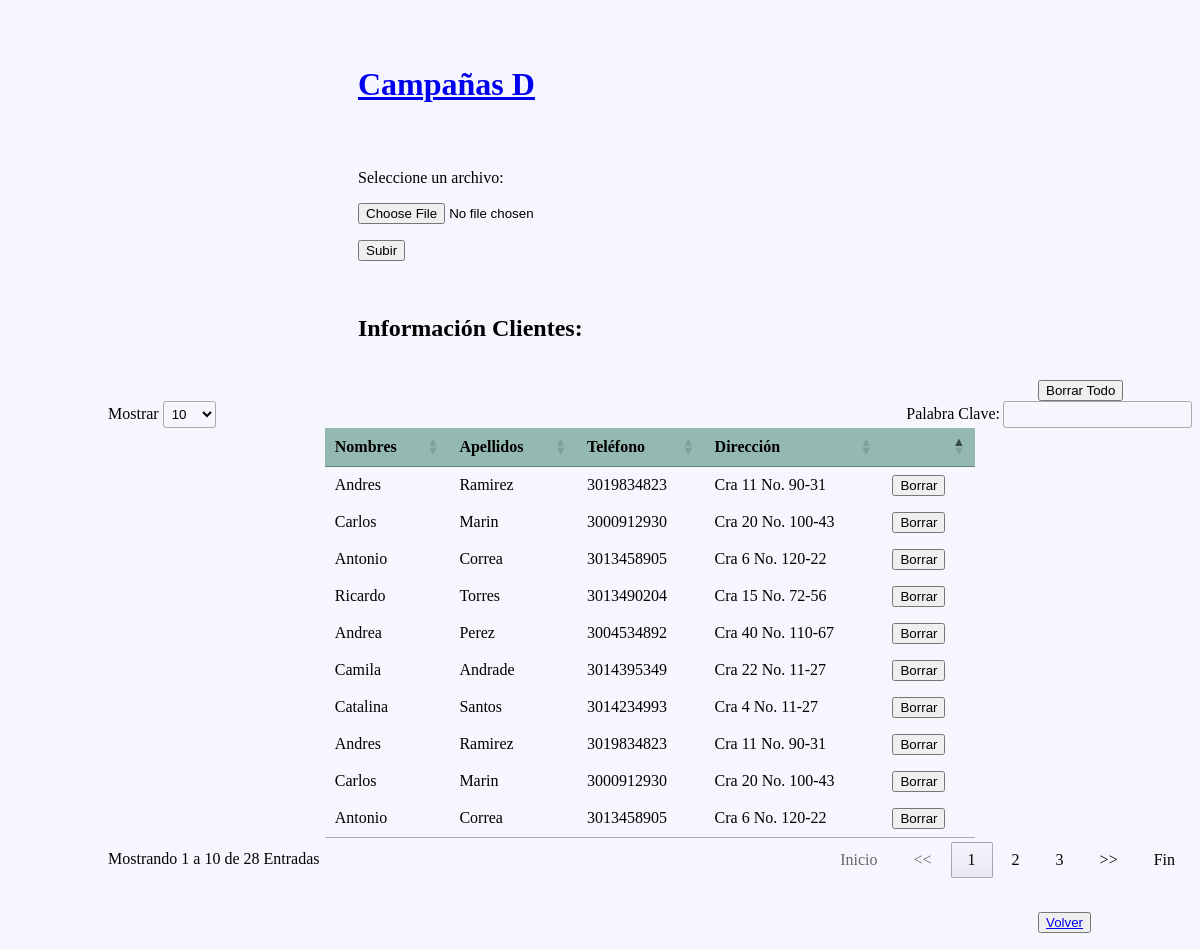
The app's page /inicio/campaña/71 with its own data.
### main/models.py (models this page shows)
class Campaign(models.Model):
	name = models.CharField(max_length=255, blank=True)

class ClientsInfo(models.Model):
    name = models.CharField(max_length=255, blank=True)
    lastName = models.CharField(max_length=255, blank=True)
    phoneNumber = models.CharField(max_length=255, blank=True)
    address = models.CharField(max_length=255, blank=True)
    campaign = models.ForeignKey(Campaign, on_delete=models.CASCADE, default=None, null=True, blank=True)

### main/views.py (called while the page is built)
def detailCampaign(request, campaign_id):
	campaign = Campaign.objects.get(pk=campaign_id)
	clientsInfo = ClientsInfo.objects.filter(campaign=campaign).order_by('id')
	tableColumns = TableColumns.objects.order_by('id')
	return render(request, "main/model_form_upload.html", {'campaign' : campaign, 'clientsInfo' : clientsInfo})

### main/templates/main/model_form_upload.html (shortened to what this page needs)
 <!DOCTYPE html>
<html>
  <head>
  	<link rel="stylesheet" href="https://cdn.datatables.net/1.10.16/css/jquery.dataTables.min.css">
  </head>
  <body>
  <div style="margin-left:350px;"color:#858c8a""><h1><p><a href="{% url 'detailCampaign' campaign.id %}">{{campaign.name}}</p></h1></a>
  <p> Seleccione un archivo:</p>
 <form method="post" action="{% url 'checkFileColumns' campaign.id  %}" enctype="multipart/form-data">
    <p><input type="file" name="csv_file" required="True"></p>
    <p><input type="submit" value="Subir"></p>
  </form>
   	<p><h2>Información Clientes:</h2></p>
   </div>
   {% if clientsInfo%}
<div style="margin-left:1030px;">
<a href="{% url 'deleteAllInfo' campaign.id %}"><button type="button" >
							Borrar Todo</button></a>
	</div>
	{% endif %}
<div style="margin-left:100px;">
  <table id = "clientsInfo" class="clients-info" style="width:60%">
			<thead>
				<tr>
					<td><b>Nombres</b></td>
					<td><b>Apellidos</b></td>
					<td><b>Teléfono</b></td>
					<td><b>Dirección</b></td>
					<td></td>
				</tr>
			</thead>
			<tbody>
			{% for obj in clientsInfo %}
			<tr>
				<td>{{ obj.name }}</td>
				<td>{{ obj.lastName }}</td>
				<td>{{ obj.phoneNumber }}</td>
				<td>{{ obj.address }}</td>
				<td><a href="{% url 'deleteInfo' obj.id %}"><button type="button" >
							Borrar</button></a></td>
			</tr>
			{% endfor %}
			</tbody>
		</table>
  </div>
  <div style="margin-left:1030px;">
  	<p><a href="{% url 'home' %}"><button type="button">Volver</a></button></p>
  </div>
  </body>
</html>

### main/templates/main/model_form_upload.html (style rules this page uses)
body { background-color: #f6f6ff; font-family: Calibri, Myriad; }
table.clients-info thead, th { border: 1px solid #999; text-align: center; background-color: #94b9b0 }

### records on screen
Campaign: name "Campañas D"
ClientsInfo: name "Andres", lastName "Ramirez", phoneNumber "3019834823", address "Cra 11 No. 90-31"
ClientsInfo: name "Carlos", lastName "Marin", phoneNumber "3000912930", address "Cra 20 No. 100-43"
ClientsInfo: name "Antonio", lastName "Correa", phoneNumber "3013458905", address "Cra 6 No. 120-22"
ClientsInfo: name "Ricardo", lastName "Torres", phoneNumber "3013490204", address "Cra 15 No. 72-56"
ClientsInfo: name "Andrea", lastName "Perez", phoneNumber "3004534892", address "Cra 40 No. 110-67"
ClientsInfo: name "Camila", lastName "Andrade", phoneNumber "3014395349", address "Cra 22 No. 11-27"
ClientsInfo: name "Catalina", lastName "Santos", phoneNumber "3014234993", address "Cra 4 No. 11-27"
ClientsInfo: name "Andres", lastName "Ramirez", phoneNumber "3019834823", address "Cra 11 No. 90-31"
ClientsInfo: name "Carlos", lastName "Marin", phoneNumber "3000912930", address "Cra 20 No. 100-43"
ClientsInfo: name "Antonio", lastName "Correa", phoneNumber "3013458905", address "Cra 6 No. 120-22"
